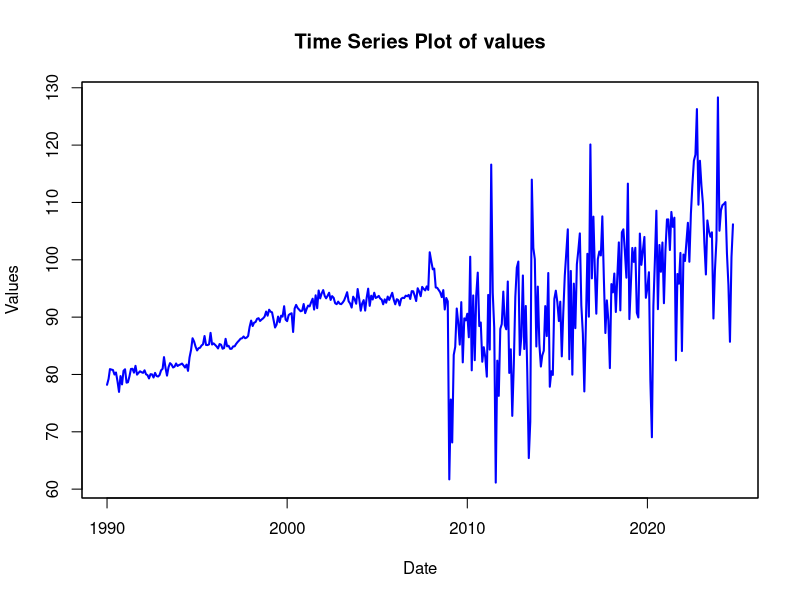
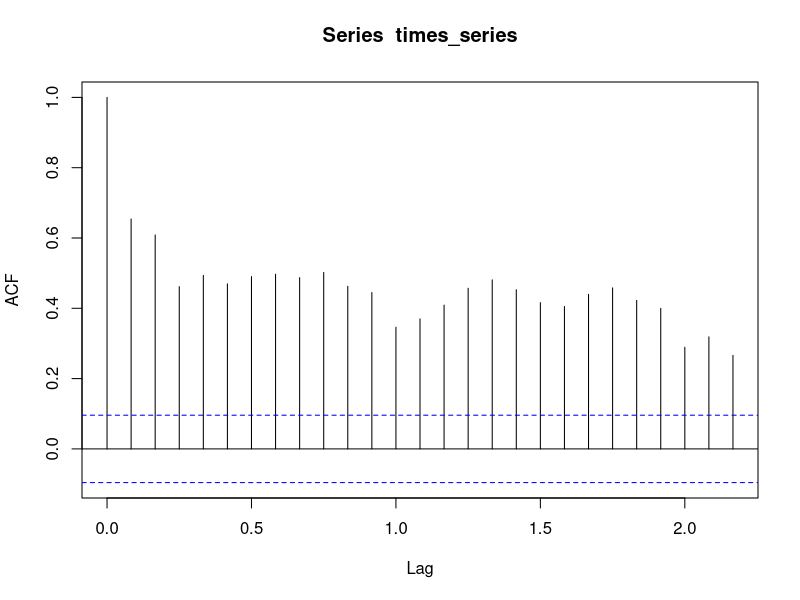
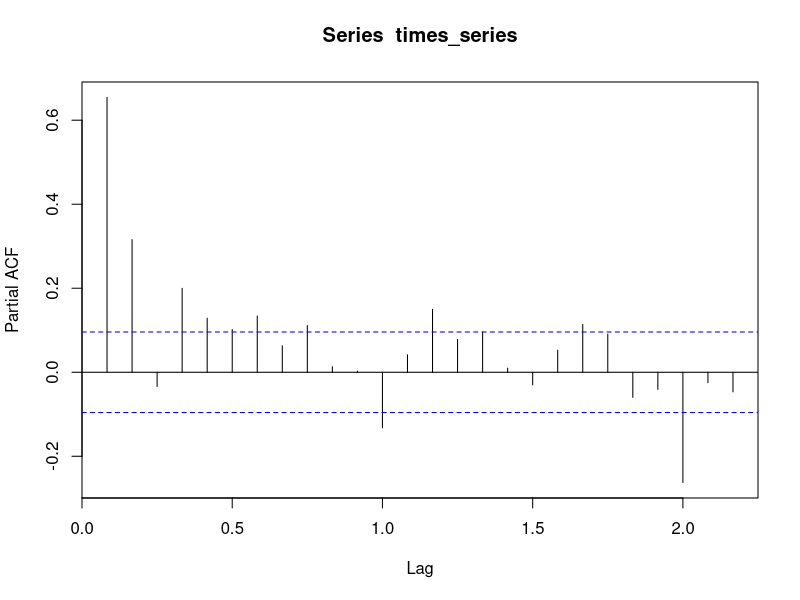

Here is the R script that generated these plots, in order: (Note: this script raises an error after producing the figures.)
## ---- chunk 1
library(zoo)
library(tseries)
library(urca)

## ---- chunk 2
df <- read.csv("valeurs_mensuelles.csv", sep = ";", skip=7)
df <- df[, 1:2]
colnames(df) <- c("DATE", "VALUES")
## ---- chunk 3
df$DATE <- as.Date(paste(df$DATE, "-01", sep=""), format="%Y-%m-%d")
time_series_zoo <- zoo(df$VALUES, order.by = df$DATE)
head(time_series_zoo)
## ---- chunk 4
plot(time_series_zoo, type = "l", col = "blue", lwd = 2, 
     xlab = "Date", ylab = "Values", 
     main = "Time Series Plot of values")
## ---- chunk 5
times_series=ts(time_series_zoo, frequency = 12)
acf(times_series)
pacf(times_series)
## ---- chunk 6
time_series_zoo_diff <- diff(time_series_zoo)
plot(time_series_diff, type = "l", col = "blue", lwd = 2, 
     xlab = "Time", ylab = "Differenced Values", 
     main = "Differenced Time Series")
## ---- chunk 7
adf_test_result <- adf.test(time_series_diff, alternative = "stationary")
adf_test_result
## ---- chunk 8
times_series_diff=ts(time_series_zoo_diff, frequency = 12)
## ---- chunk 9
acf(times_series_diff)
pacf(times_series_diff)
